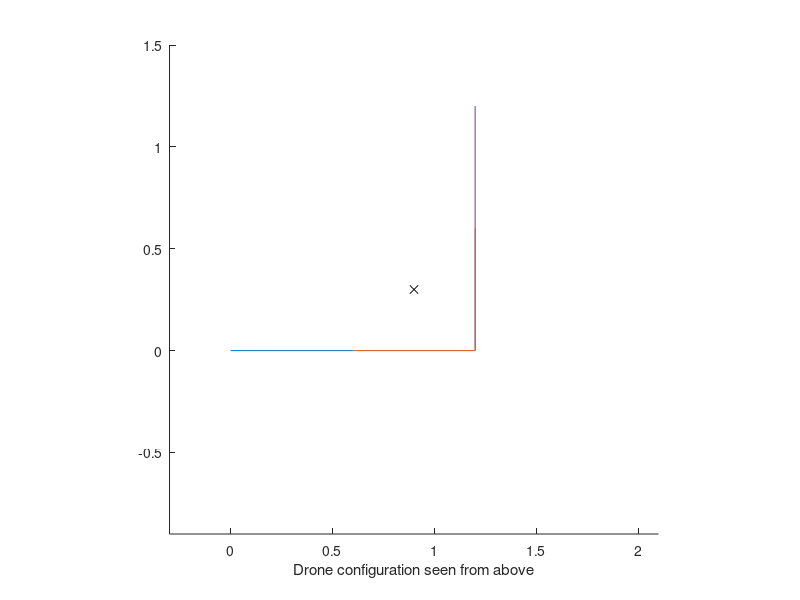

The MATLAB source for this figure:
%% Kinematics

clc

q = [0; 0];
l = 0.6;
m = 3.4;
m_link = m/4;

C1 = [l/2; 0; 0];
C2 = [l+l/2*cos(q(1)); l/2*sin(q(1)); 0];
C3 = [l+l*cos(q(1))+l/2*cos(q(1)+pi/2); l*sin(q(1))+l/2*sin(q(1)+pi/2); 0];
C4 = [l+l*cos(q(1))+l*cos(q(1)+pi/2)+l/2*cos(q(1)+q(2)+pi/2); l*sin(q(1))+l*sin(q(1)+pi/2)+l/2*sin(q(1)+q(2)+pi/2); 0];
C = (C1+C2+C3+C4)/4;
r1 = C1-C;
r2 = C2-C;
r3 = C3-C;
r4 = C4-C;
I_link1 = [0 0 0;
        0 1/12*m_link*l^2 0;
        0 0 1/12*m_link*l^2]
I_link2 = [cos(q(1)) -sin(q(1)) 0;
    sin(q(1)) cos(q(1)) 0;
    0 0 1]*I_link1*[cos(q(1)) -sin(q(1)) 0;
    sin(q(1)) cos(q(1)) 0;
    0 0 1]'
I_link3 = [cos(q(1)+pi/2) -sin(q(1)+pi/2) 0;
    sin(q(1)+pi/2) cos(q(1)+pi/2) 0;
    0 0 1]*I_link1*[cos(q(1)+pi/2) -sin(q(1)+pi/2) 0;
    sin(q(1)+pi/2) cos(q(1)+pi/2) 0;
    0 0 1]'
I_link4 = [cos(q(1)+pi/2+q(2)) -sin(q(1)+pi/2+q(2)) 0;
    sin(q(1)+pi/2+q(2)) cos(q(1)+pi/2+q(2)) 0;
    0 0 1]*I_link1*[cos(q(1)+pi/2+q(2)) -sin(q(1)+pi/2+q(2)) 0;
    sin(q(1)+pi/2+q(2)) cos(q(1)+pi/2+q(2)) 0;
    0 0 1]'
I = I_link1+I_link2+I_link3+I_link4+m_link*(r1'*r1*eye(3)-r1*r1'+r2'*r2*eye(3)-r2*r2'+r3'*r3*eye(3)-r3*r3'+r4'*r4*eye(3)-r4*r4')

figure(1)
axis square
axis([C(1)-1.2 C(1)+1.2 C(2)-1.2 C(2)+1.2])
hold on
xlabel("Drone configuration seen from above")
plot([0 0.6], [0 0])
plot([0.6 0.6+l*cos(q(1))], [0 l*sin(q(1))]);
plot([0.6+l*cos(q(1)) 0.6+l*cos(q(1))+l*cos(q(1)+pi/2)], [l*sin(q(1)) l*sin(q(1))+l*sin(q(1)+pi/2)]);
plot([0.6+l*cos(q(1))+l*cos(q(1)+pi/2) 0.6+l*cos(q(1))+l*cos(q(1)+pi/2)+l*cos(q(1)+pi/2+q(2))], [l*sin(q(1)) l*sin(q(1))+l*sin(q(1)+pi/2)+l*sin(q(1)+pi/2+q(2))]);
plot(C(1), C(2), 'kx')
hold off

function S = skew(v)
    if(numel(v)~= 1)
        S= [0 -v(3) v(2); 
            v(3) 0 -v(1);
            -v(2) v(1) 0];
    else
        S= zeros(3);
    end
end
